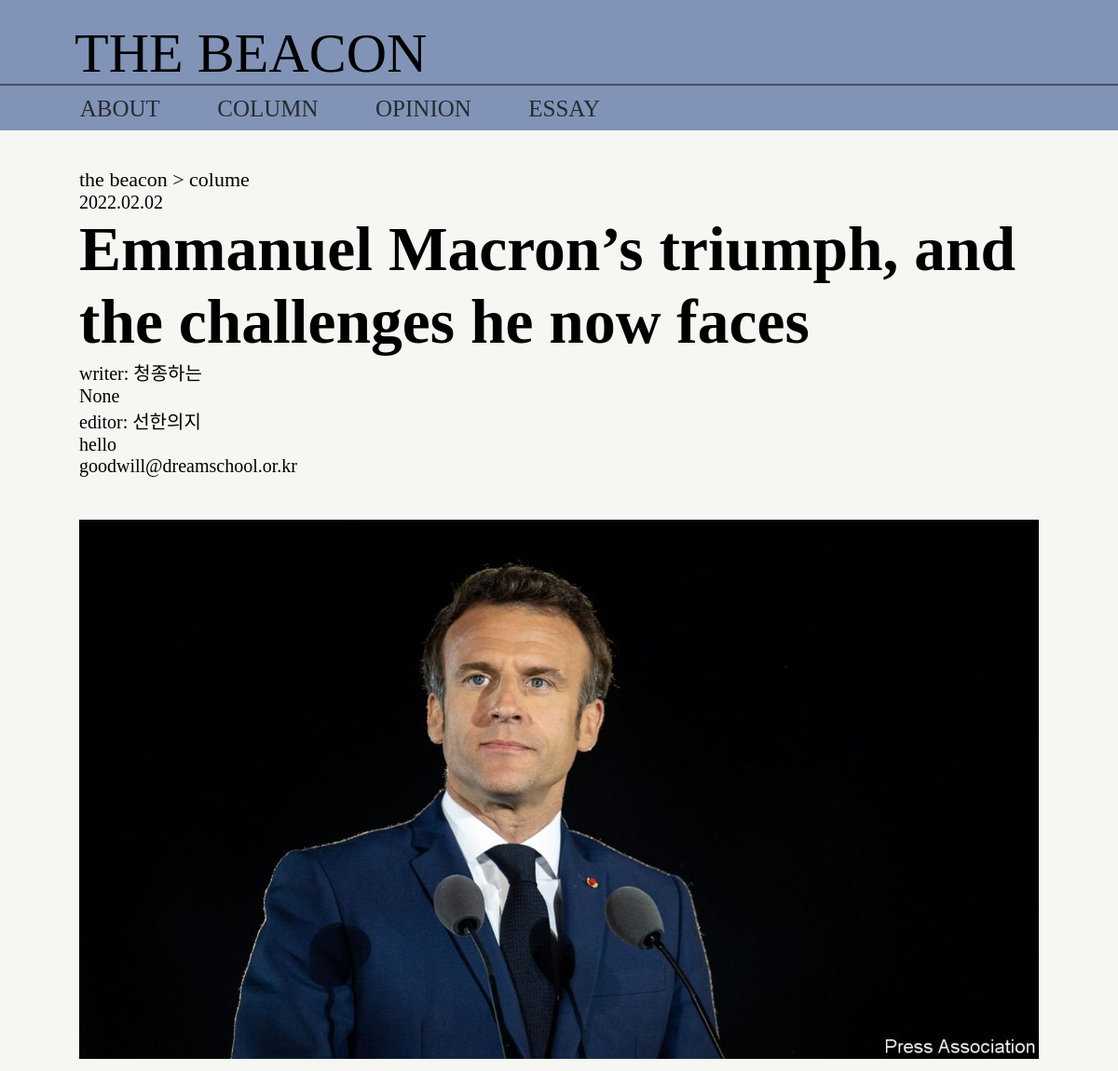
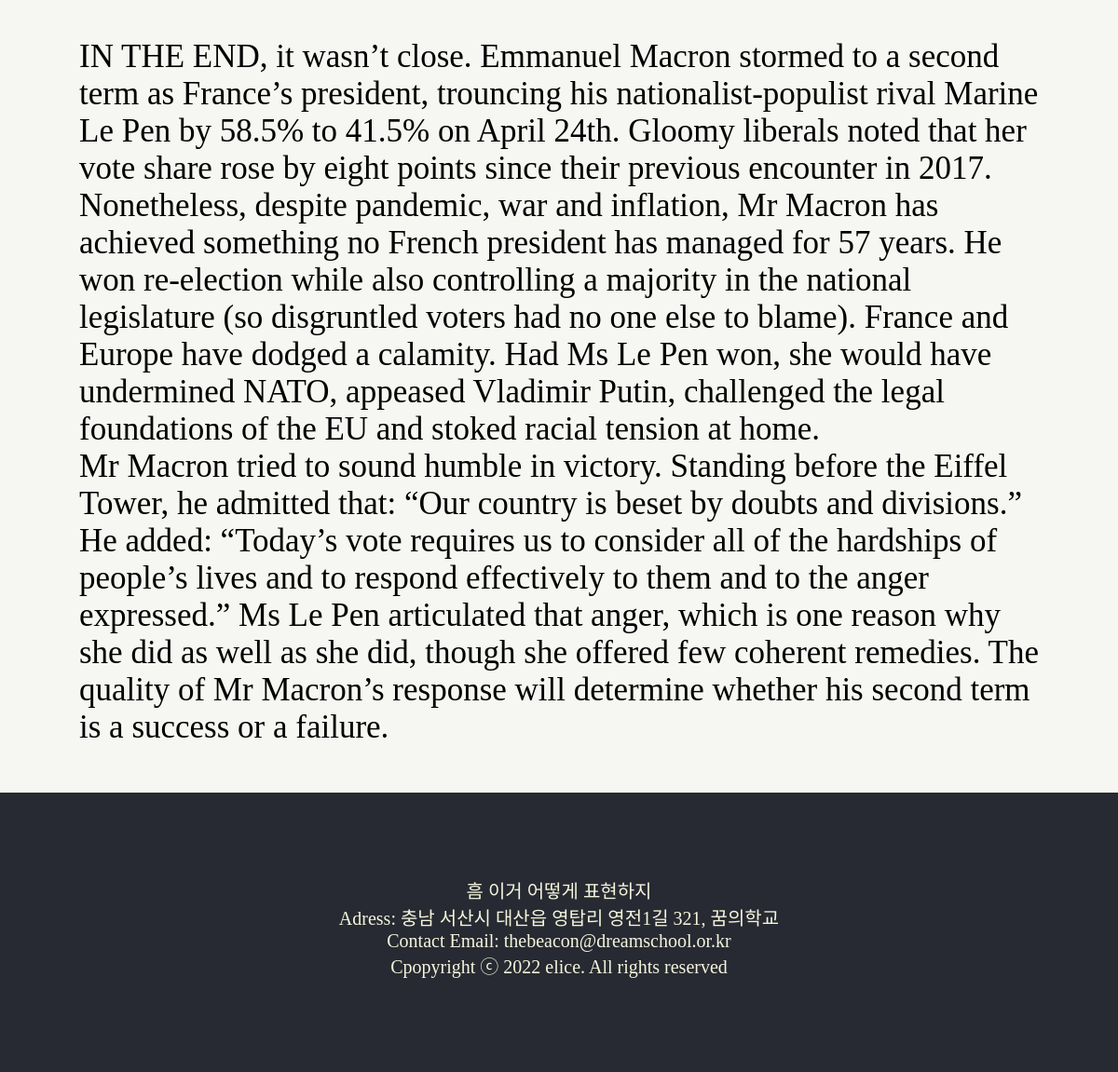
The app's page /article/2 with its own data (2 pictures, top to bottom).
### journalist/models.py (models this page shows, shortened)
class Post(models.Model):
    title = models.CharField(max_length=255, blank=True)
    snippet = models.CharField(max_length=100, null=True, blank=True)
    author = models.ForeignKey(Journalist, related_name='post_author', on_delete=models.CASCADE)
    editor = models.ForeignKey(Journalist, related_name='post_editor', on_delete=models.CASCADE, null=True)
    thumbnail = models.ImageField(upload_to='images/', null=True)
    content = RichTextUploadingField(blank=True, null=True)
    post_date = models.DateField(auto_now_add=True)
    category = models.ForeignKey(Category, null=True, related_name='category', on_delete=models.SET_NULL)

class Journalist(models.Model):
    user = models.ForeignKey(User, on_delete=models.CASCADE)
    dream_name = models.CharField(max_length=10, null=True)
    eng_name = models.CharField(max_length=16, null=True)
    bio = models.TextField(max_length=255, null=True, blank=True)

### client/views.py (the view)
# urls.py: path('article/<int:article_id>', views.article, name='article')
def article(request, article_id):
    context = {
        'post': Post.objects.get(pk=article_id),
    }
    return render(request, 'article.html', context)

### client/templates/article.html (shortened to what this page needs)
{% extends 'base.html' %}
{% load static %}
{% block content %}
<main class="content">
        <article>
            <div class="article">
                <div class="arti_nav">
                    <a href="index.html">the beacon</a> >
                    <a href="abount.html">colume</a>
                </div>
                <div class="arti_date">
                    2022.02.02
                </div>
                <div class="arti_title">
                    <h1>{{ post.title }}</h1>
                </div>
                <div class="writer_info">
                    <p>writer: <span>{{ post.author.dream_name }} {{ post.author.user.first_name }} {{ post.author.user.last_name }}
                            <br>{{post.author.eng_name}}
                            <br>{{post.author.user.email}}
                        </span>
                    </p>
                    <p>editor: <span>{{ post.editor.dream_name }} {{ post.editor.user.first_name }} {{ post.editor.user.last_name }}
                            <br>{{post.editor.eng_name}}
                            <br>{{post.editor.user.email}}
                        </span>
                    </p>
                    <br><br>
                </div>
                <div class="arti_picture">
                    <img src="{{ post.thumbnail.url }}">
                </div>
                <div class="main_text">
                    {{ post.content | safe}}
                </div>
            </div>
        </article>
</main>
{% endblock %}

### client/static/css/style.css (style rules this page uses)
* { font-family:'Times New Roman', Times, serif; list-style: none; text-decoration: none; border-collapse: collapse; margin:0px; padding:0px; color:black; }
.wrap { width: 100%; height: auto; background-color: rgb(246, 246, 242); }
.content { height: auto; width: 100%; }
.article { padding: 40px 85px 50px 85px; }
.arti_nav { font-size: 22px; }
.arti_date { font-size: 20px; }
.arti_title { font-size: 45px; }
.arti_picture>img { width: 100%; }
.writer_info { font-size: 20px; }
.main_text { font-size: 35px; margin-top: 50px; }

### records on screen
Post: title "Emmanuel Macron’s triumph, and the challenges he now faces", author.dream_name "청종하는", author.eng_name "None", editor.dream_name "선한의지", editor.eng_name "hello", editor.user.email "goodwill@dreamschool.or.kr", thumbnail (picture), content "IN THE END, it wasn’t close. Emmanuel Macron stormed to a second term as France’s president, trouncing his nationalist-populist rival Marine Le Pen by 58.5% to 41.5% on April 24th. Gloomy liberals noted that her vote share rose by eight points since their previous encounter in 2017. Nonetheless, despite pandemic, war and inflation, Mr Macron has achieved something no French president has managed for 57 years. He won re-election while also controlling a majority in the national legislature (so disgruntled voters had no one else to blame). France and Europe have dodged a calamity. Had Ms Le Pen won, she would have undermined NATO, appeased Vladimir Putin, challenged the legal foundations of…"
